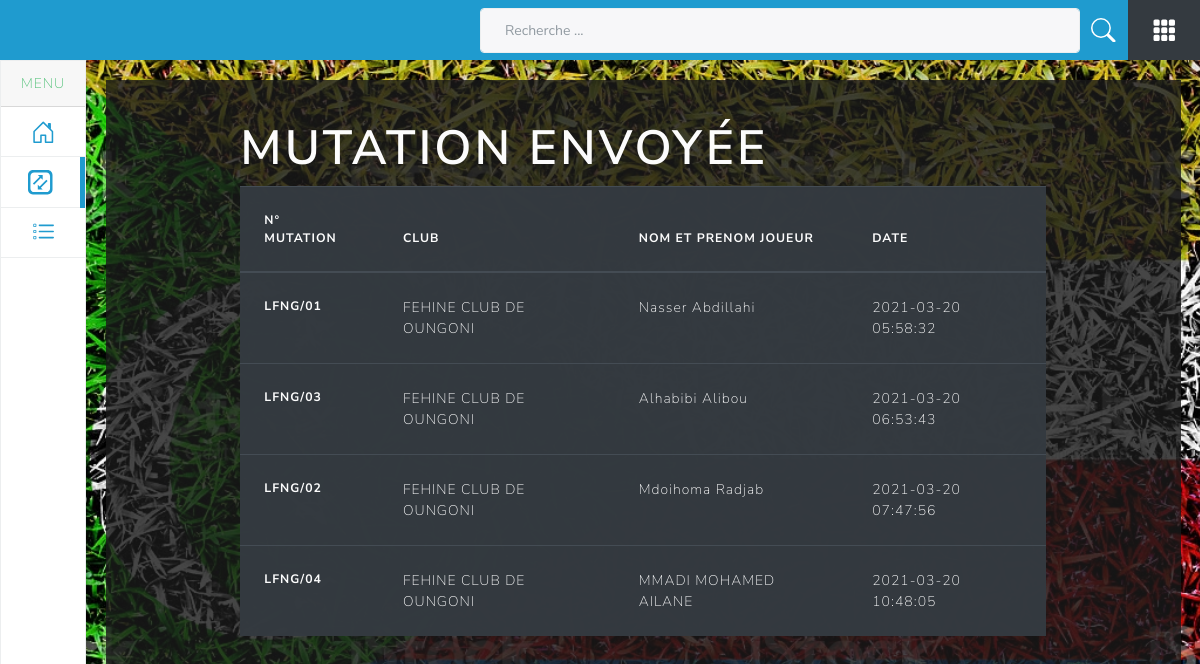
The page /equipe/Mutation_env.php (signed in) on the database its author committed.
### tables this page shows
CREATE TABLE IF NOT EXISTS `email` (
  `id_Email` int(11) NOT NULL AUTO_INCREMENT,
  `idusersadmin` int(11) NOT NULL,
  `date_email` timestamp NULL DEFAULT CURRENT_TIMESTAMP,
  `type` varchar(255) DEFAULT NULL,
  `idMutation` int(11) DEFAULT NULL,
  `id_club` int(11) DEFAULT NULL,
  `id_joueur` int(11) NOT NULL,
  `id_etat` int(11) NOT NULL,
  PRIMARY KEY (`id_Email`)
);

CREATE TABLE IF NOT EXISTS `mutation` (
  `idMutation` int(11) NOT NULL AUTO_INCREMENT,
  `NumMutation` varchar(255) NOT NULL,
  `idusersadmin` int(11) NOT NULL,
  `id_etat` int(11) NOT NULL,
  PRIMARY KEY (`idMutation`)
);

CREATE TABLE IF NOT EXISTS `club` (
  `Ligue` varchar(200) NOT NULL,
  `Club` varchar(200) NOT NULL,
  `Organisation` varchar(200) NOT NULL,
  `Actif` varchar(200) NOT NULL,
  `id_club` int(11) NOT NULL,
  `id_etat` int(11) NOT NULL,
  PRIMARY KEY (`id_club`)
);

### equipe/Mutation_env.php (the view, shortened to what this page needs)
<?php
include '../connexion/connexion.php';
if(isset($_SESSION['fonction']) AND $_SESSION['fonction'] == 2 ){
$email=$bdd->prepare('SELECT * FROM email WHERE idusersadmin=?');
$email->execute([$_SESSION['idusersadmin']]);
?>
<!DOCTYPE html>
<html lang="en">
<head>
    <link rel="stylesheet" href="../css/style.css">
    <link rel="stylesheet" href="../css/bootstrap6.min.css">
</head>
<body class="w-100 h-100" style="position: fixed;">
    <div class="header bg-info  justify-content-between" id="header" style="">
        </div>
        <div class="dropdown btn-r" style="float: right;height: 100%; width: 60%;">
            <div class="justify-content-between" style="display: flex;">
                <div class="form-group w-100 py-2" style="display: flex;">
                        <input type="text" class="form-control rounded border" placeholder="Recherche ..." aria-label="Example placeholder" aria-describedby="exampleAddon">
                        <button class="btn text-light" type="button" style="height: 39px;margin-top: 3px;width: 30px;" >
                        </button>
                </div>
                <?php include 'include/dark.php' ?>
        <?php include 'include/menu.php'?>
        <div class="corp w-100 d-flex  bg-transparent principal" style="padding: 20px;overflow: scroll;position: relative; z-index: 2; height: auto;">
            <div class=" mx-auto corps "  style="height: 90%;width:95%;opacity: 0.99;padding:40px;padding-left:10%;padding-right: 10%;" >
               <h1 class="text-light" style="font-size: 4vw;">Mutation envoyée</h1>
               <table class="table table-dark">
                    <thead>
                        <tr>
                        <th scope="col">N° Mutation</th>
                        <th scope="col">Club</th>
                        <th scope="col">Nom et Prenom Joueur</th>
                        <th scope="col">Date</th>
                        </tr>
                    </thead>
                    <tbody>
                    <?php
                     while($data= $email->fetch()){
                         $club=$bdd->prepare("SELECT * FROM club WHERE id_club=?");
                         $club->execute([$data['id_club']]);
                         $clubs=$club->fetch();
                         $joueur=$bdd->prepare("SELECT * FROM joueurs WHERE id_joueur=?");
                         $joueur->execute([$data['id_joueur']]);
                         $joueurs=$joueur->fetch();
                         $mut=$bdd->prepare("SELECT * FROM mutation WHERE idMutation=?");
                         $mut->execute([$data['idMutation']]);
                         $mutation=$mut->fetch();
                         ?>
                        <tr>
                        <th scope="row"><?=$mutation['NumMutation']?></th>
                        <td><?=$clubs['Club']?></td>
                        <td><?=$joueurs['Prenom']?> <?=$joueurs['Nom']?></td>
                        <td><?=$data['date_email']?></td>
                        </tr>
                        <?php
                     }
                        ?>
                    </tbody>
            </table>
        </div>
      </div>
</div>
<?php } else{
header("location:../index.php");
} ?>
</body>
</html>

### equipe/include/dark.php (shortened to what this page needs)
<button class="btn bg-dark  text-light " type="button" style="height:60px;float: right;" id="dropdownMenuButton" data-toggle="dropdown" aria-haspopup="true" aria-expanded="false">
                    </button>
            </div>
        </div>

### equipe/include/menu.php (shortened to what this page needs)
<div class="d-flex w-100 h-100 bg-transparent" style="position: fixed;">
      <div class="body-pg d-flex w-100 h-100  ">
          <div class="border shadow bg-light h-100 ic-menu" style="height:100%;z-index: 3;">
                  <div class="card-header text-success">
                      MENU
                  </div>
                      <div class="w-100 " >
                          <a  class="btn text-info border-bottom w-100" id="home" href="index.php">
                              <i>
                              </i>
                          </a>
                      </div>
                      <div class="w-100 present">
                          <a class="btn text-info  border-bottom w-100" id="contre" href="contreMut.php">
                              <i>
                            </i>
                          </a>
                      </div>
                      <div class="w-100">
                        <a href="Mutation_env.php" class="btn text-info  border-bottom w-100">
                            <i>
                            </i>
                        </a>
                    </div>
          </div>

### css/style.css (style rules this page uses)
.body-pg { overflow-y: scroll; }
.present { border-right:5px solid #1f9bcf ; }
html, body { overflow-x: hidden; height: 100%; }
.header { display: block; margin: 0 auto; width: 100%; max-width: 100%; height: 60px!important; z-index: 98; }

### rows shown on the page
email: idMutation.NumMutation "LFNG/01", id_club.Club "FEHINE CLUB DE OUNGONI", Prenom "Nasser", Nom "Abdillahi", date_email "2021-03-20 05:58:32"
email: idMutation.NumMutation "LFNG/03", id_club.Club "FEHINE CLUB DE OUNGONI", Prenom "Alhabibi", Nom "Alibou", date_email "2021-03-20 06:53:43"
email: idMutation.NumMutation "LFNG/02", id_club.Club "FEHINE CLUB DE OUNGONI", Prenom "Mdoihoma", Nom "Radjab", date_email "2021-03-20 07:47:56"
email: idMutation.NumMutation "LFNG/04", id_club.Club "FEHINE CLUB DE OUNGONI", Prenom "MMADI", Nom "MOHAMED AILANE", date_email "2021-03-20 10:48:05"
